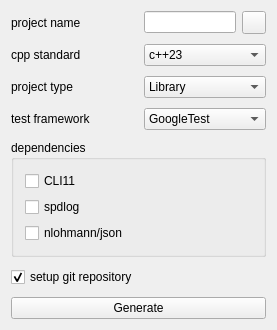
<?xml version="1.0" encoding="UTF-8"?>
<ui version="4.0">
 <class>MainWindow</class>
 <widget class="QMainWindow" name="MainWindow">
  <property name="geometry">
   <rect>
    <x>0</x>
    <y>0</y>
    <width>277</width>
    <height>316</height>
   </rect>
  </property>
  <property name="windowTitle">
   <string>gena</string>
  </property>
  <widget class="QWidget" name="centralWidget">
   <layout class="QGridLayout" name="gridLayout">
    <property name="verticalSpacing">
     <number>10</number>
    </property>
    <item row="0" column="0">
     <widget class="QLabel" name="label_name">
      <property name="text">
       <string>project name</string>
      </property>
      <property name="alignment">
       <set>Qt::AlignmentFlag::AlignLeading|Qt::AlignmentFlag::AlignLeft|Qt::AlignmentFlag::AlignVCenter</set>
      </property>
     </widget>
    </item>
    <item row="7" column="0" colspan="3">
     <spacer name="verticalSpacer">
      <property name="orientation">
       <enum>Qt::Orientation::Vertical</enum>
      </property>
      <property name="sizeHint" stdset="0">
       <size>
        <width>20</width>
        <height>40</height>
       </size>
      </property>
     </spacer>
    </item>
    <item row="2" column="0">
     <widget class="QLabel" name="label_type">
      <property name="text">
       <string>project type</string>
      </property>
      <property name="alignment">
       <set>Qt::AlignmentFlag::AlignLeading|Qt::AlignmentFlag::AlignLeft|Qt::AlignmentFlag::AlignVCenter</set>
      </property>
     </widget>
    </item>
    <item row="1" column="0">
     <widget class="QLabel" name="label_cpp_standard">
      <property name="text">
       <string>cpp standard</string>
      </property>
      <property name="alignment">
       <set>Qt::AlignmentFlag::AlignLeading|Qt::AlignmentFlag::AlignLeft|Qt::AlignmentFlag::AlignVCenter</set>
      </property>
     </widget>
    </item>
    <item row="1" column="1" colspan="3">
     <widget class="QComboBox" name="comboBox_cpp_standard">
      <property name="currentText">
       <string>c++23</string>
      </property>
      <item>
       <property name="text">
        <string>c++23</string>
       </property>
      </item>
      <item>
       <property name="text">
        <string>c++20</string>
       </property>
      </item>
      <item>
       <property name="text">
        <string>c++17</string>
       </property>
      </item>
     </widget>
    </item>
    <item row="3" column="0">
     <widget class="QLabel" name="label_test_framework">
      <property name="text">
       <string>test framework</string>
      </property>
     </widget>
    </item>
    <item row="8" column="0" colspan="4">
     <widget class="QPushButton" name="pushButton_generate">
      <property name="text">
       <string>Generate</string>
      </property>
      <property name="shortcut">
       <string>Return</string>
      </property>
     </widget>
    </item>
    <item row="2" column="1" colspan="3">
     <widget class="QComboBox" name="comboBox_project_type">
      <item>
       <property name="text">
        <string>Library</string>
       </property>
      </item>
      <item>
       <property name="text">
        <string>Executable</string>
       </property>
      </item>
      <item>
       <property name="text">
        <string>QMainWindow</string>
       </property>
      </item>
     </widget>
    </item>
    <item row="5" column="0" colspan="4">
     <widget class="QGroupBox" name="groupBox_dependencies">
      <property name="title">
       <string>dependencies</string>
      </property>
      <layout class="QVBoxLayout" name="verticalLayout">
       <item>
        <widget class="QCheckBox" name="checkBox_CLI11">
         <property name="text">
          <string>CLI11</string>
         </property>
         <property name="checked">
          <bool>false</bool>
         </property>
        </widget>
       </item>
       <item>
        <widget class="QCheckBox" name="checkBox_spdlog">
         <property name="text">
          <string>spdlog</string>
         </property>
         <property name="checked">
          <bool>false</bool>
         </property>
        </widget>
       </item>
       <item>
        <widget class="QCheckBox" name="checkBox_json">
         <property name="text">
          <string>nlohmann/json</string>
         </property>
        </widget>
       </item>
      </layout>
     </widget>
    </item>
    <item row="0" column="1" colspan="2">
     <widget class="QLineEdit" name="lineEdit_name"/>
    </item>
    <item row="0" column="3">
     <widget class="QToolButton" name="toolButton_name_tip">
      <property name="toolTip">
       <string>Keep it short — it will be used as a prefix for
CMake functions, namespace, file names, etc.</string>
      </property>
      <property name="text">
       <string/>
      </property>
      <property name="icon">
       <iconset theme="QIcon::ThemeIcon::HelpAbout"/>
      </property>
      <property name="popupMode">
       <enum>QToolButton::ToolButtonPopupMode::DelayedPopup</enum>
      </property>
     </widget>
    </item>
    <item row="3" column="1" colspan="3">
     <widget class="QComboBox" name="comboBox_test_framework">
      <property name="currentText">
       <string>GoogleTest</string>
      </property>
      <item>
       <property name="text">
        <string>GoogleTest</string>
       </property>
      </item>
      <item>
       <property name="text">
        <string>Catch2</string>
       </property>
      </item>
      <item>
       <property name="text">
        <string>QtTest</string>
       </property>
      </item>
     </widget>
    </item>
    <item row="6" column="0">
     <widget class="QCheckBox" name="checkBox_setup_git">
      <property name="text">
       <string>setup git repository</string>
      </property>
      <property name="checked">
       <bool>true</bool>
      </property>
     </widget>
    </item>
   </layout>
  </widget>
 </widget>
 <layoutdefault spacing="6" margin="11"/>
 <tabstops>
  <tabstop>lineEdit_name</tabstop>
  <tabstop>comboBox_cpp_standard</tabstop>
  <tabstop>checkBox_spdlog</tabstop>
  <tabstop>checkBox_json</tabstop>
 </tabstops>
 <resources/>
 <connections/>
</ui>
